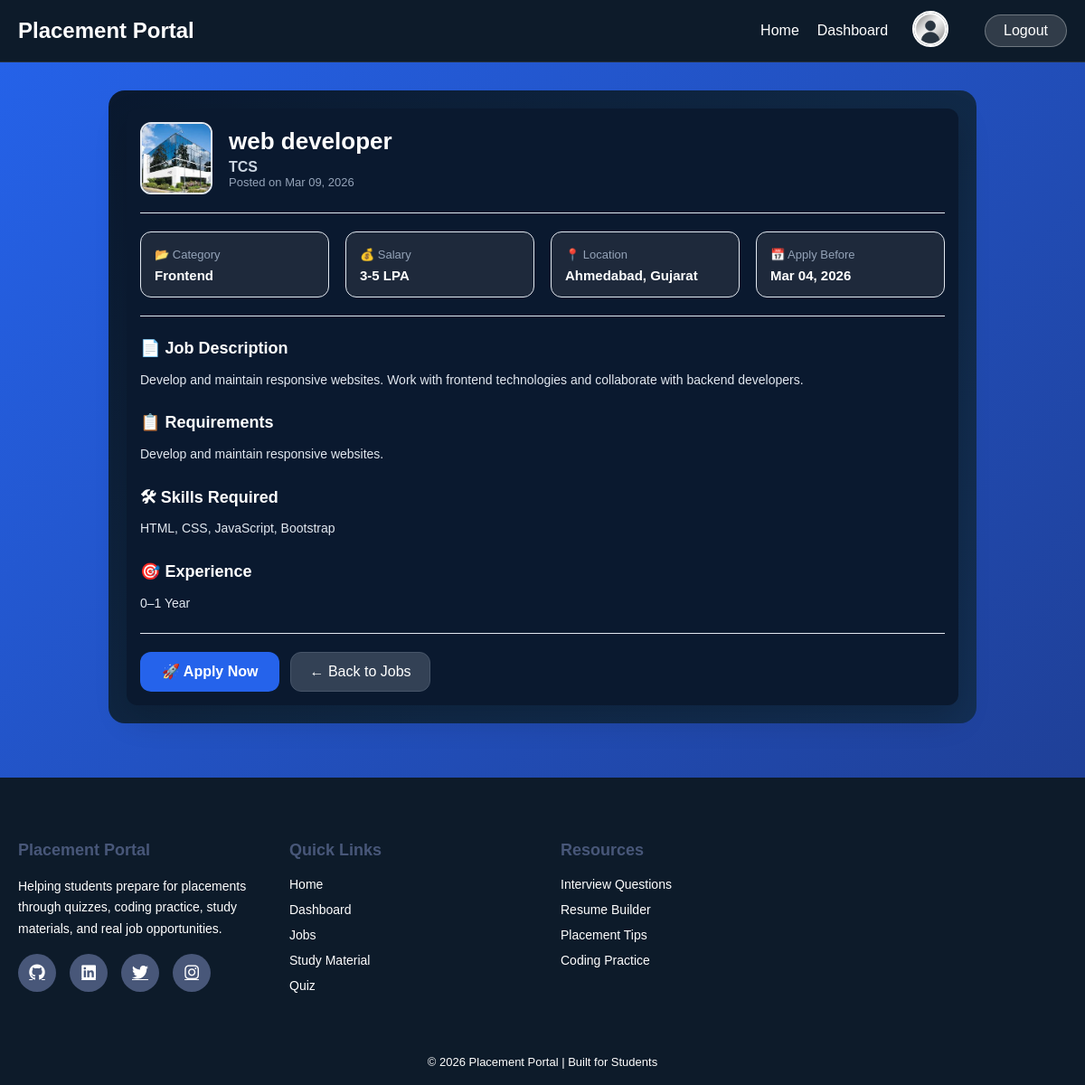
The page /jobs/4/ (signed in) on the database its author committed.
### portal/models.py (models this page shows, shortened)
class JobPost(models.Model):
    JOB_TYPE_CHOICES = (
        ('frontend', 'Frontend'),
        ('backend', 'Backend'),
        ('fullstack', 'Full Stack'),
    )
    company_name = models.CharField(max_length=200)
    job_role = models.CharField(max_length=200)
    category = models.CharField(max_length=20, choices=JOB_TYPE_CHOICES)
    location = models.CharField(max_length=100, blank=True)
    salary = models.CharField(max_length=100, blank=True)
    company_image = models.ImageField(upload_to='company/', blank=True, null=True)
    description = models.TextField(blank=True)
    requirements = models.TextField(blank=True)
    skills_required = models.CharField(max_length=300, blank=True)
    experience = models.CharField(max_length=100, blank=True)
    last_date = models.DateField()
    posted_at = models.DateTimeField(auto_now_add=True)
    class Meta:
        ordering = ['-posted_at']

### portal/views.py (the view)
# urls.py: path('jobs/<int:job_id>/', views.job_detail, name='job_detail'),
@login_required
def job_detail(request, job_id):
    job = get_object_or_404(JobPost, id=job_id)
    already_applied = JobApplication.objects.filter(
        user=request.user,
        job=job
    ).exists()
    return render(request, 'job_detail.html', {
        'job': job,
        'already_applied': already_applied
    })

### portal/context_processors.py (called while the page is built)
def user_profile(request):
    if request.user.is_authenticated:
        profile = StudentProfile.objects.filter(user=request.user).first()
        return {'profile': profile}
    return {}

### portal/templates/job_detail.html
{% extends 'base.html' %}
{% load static %}
{% block extra_css %}
<link rel="stylesheet" href="{% static 'css/job_detail.css' %}">
{% endblock %}
{% block content %}
<div class="job-detail-container">
    <div class="job-detail-card">
        <div class="company-header">
            {% if job.company_image %}
                <img src="{{ job.company_image.url }}" class="company-logo" alt="company">
            {% else %}
                <img src="{% static 'images/company1.jpg' %}" class="company-logo" alt="company">
            {% endif %}
            <div class="header-text">
                <h1 class="job-title">{{ job.job_role }}</h1>
                <h3 class="company-name">{{ job.company_name }}</h3>
                <p class="posted-date">
                    Posted on {{ job.posted_at|date:"M d, Y" }}
                </p>
            </div>
        </div>
        <hr class="divider">
        <div class="job-info-grid">
            <div class="info-box">
                <span>📂 Category</span>
                <p>{{ job.get_category_display }}</p>
            </div>
            <div class="info-box">
                <span>💰 Salary</span>
                <p>{{ job.salary|default:"Not Disclosed" }}</p>
            </div>
            <div class="info-box">
                <span>📍 Location</span>
                <p>{{ job.location|default:"Not Mentioned" }}</p>
            </div>
            <div class="info-box">
                <span>📅 Apply Before</span>
                <p>{{ job.last_date|date:"M d, Y" }}</p>
            </div>
        </div>
        <hr class="divider">
        <div class="job-description">
            {% if job.description %}
                <h3>📄 Job Description</h3>
                <p>{{ job.description }}</p>
            {% endif %}
            {% if job.requirements %}
                <h3>📋 Requirements</h3>
                <p>{{ job.requirements }}</p>
            {% endif %}
            {% if job.skills_required %}
                <h3>🛠 Skills Required</h3>
                <p>{{ job.skills_required }}</p>
            {% endif %}
            {% if job.experience %}
                <h3>🎯 Experience</h3>
                <p>{{ job.experience }}</p>
            {% endif %}
        </div>
        <hr class="divider">
        <div class="apply-section">
            {% if already_applied %}
                <button class="applied-btn" disabled>
                    ✅ You Already Applied
                </button>
            {% else %}
                <a href="{% url 'apply_job' job.id %}" class="apply-btn">
                    🚀 Apply Now
                </a>
            {% endif %}
            <a href="{% url 'jobs' %}" class="back-btn">
                ← Back to Jobs
            </a>
        </div>
    </div>
</div>
{% endblock %}

### portal/static/css/base.css (style rules this page uses)
* { margin: 0; padding: 0; box-sizing: border-box; }
body { font-family: 'Poppins', sans-serif; background: linear-gradient(135deg, #2563EB, #1E3A8A); min-height: 100vh; color: #FFFFFF; overflow-x: hidden; }

### portal/static/css/job_detail.css (style rules this page uses)
.job-detail-container { max-width: 80%; margin: 100px auto 60px; padding: 20px; background: linear-gradient(135deg, #0a192f, #102845, #132f55); border-radius: 18px; }
.job-detail-card { background: var(--navy); padding: 15px; border-radius: var(--radius); box-shadow: var(--shadow-md); transition: var(--transition); position: relative; animation: fadeUp 0.6s ease; }
.company-header { display: flex; gap: 18px; align-items: center; flex-wrap: wrap; }
.company-logo { width: 80px; height: 80px; border-radius: var(--radius); object-fit: cover; border: 2px solid var(--border); transition: var(--transition); }
.job-title { font-size: 26px; font-weight: 700; color: #ffffff; margin-bottom: 4px; }
.company-name { font-size: 16px; color: #cbd5e1; }
.posted-date { font-size: 13px; color: #94a3b8; }
.divider { border: none; border-top: 1px solid var(--border); margin: 20px 0; }
.job-info-grid { display: grid; grid-template-columns: repeat(auto-fit, minmax(180px, 1fr)); gap: 18px; }
.info-box { background: #1e293b; padding: 15px; border-radius: var(--radius); border: 1px solid var(--border); transition: var(--transition); }
.info-box span { font-size: 13px; color: #94a3b8; }
.info-box p { font-size: 15px; font-weight: 600; color: #ffffff; margin-top: 6px; }
.job-description { line-height: 1.7; color: #e2e8f0; }
.job-description h3 { font-size: 18px; margin-top: 20px; margin-bottom: 8px; color: #ffffff; font-weight: 600; }
.job-description p { font-size: 14px; }
.apply-section { display: flex; gap: 12px; flex-wrap: wrap; margin-top: 20px; }
.apply-btn { background: var(--accent); color: white; padding: 12px 24px; border-radius: var(--radius); font-weight: 600; text-decoration: none; transition: var(--transition); position: relative; overflow: hidden; }
.apply-btn::after { content: ''; position: absolute; top: 0; left: -120%; width: 120%; height: 100%; background: linear-gradient(120deg, transparent, rgba(255, 255, 255, 0.6), transparent); transition: 0.6s; }
.back-btn { background: #334155; color: #ffffff; padding: 12px 20px; border-radius: var(--radius); text-decoration: none; border: 1px solid #475569; transition: var(--transition); }

### rows shown on the page
JobPost: company_image (picture), job_role "web developer", company_name "TCS", posted_at "Mar 09, 2026", category "Frontend", salary "3-5 LPA", location "Ahmedabad, Gujarat", last_date "Mar 04, 2026", description "Develop and maintain responsive websites. Work with frontend technologies and collaborate with backend developers.", requirements "Develop and maintain responsive websites.", skills_required "HTML, CSS, JavaScript, Bootstrap", experience "0–1 Year"
